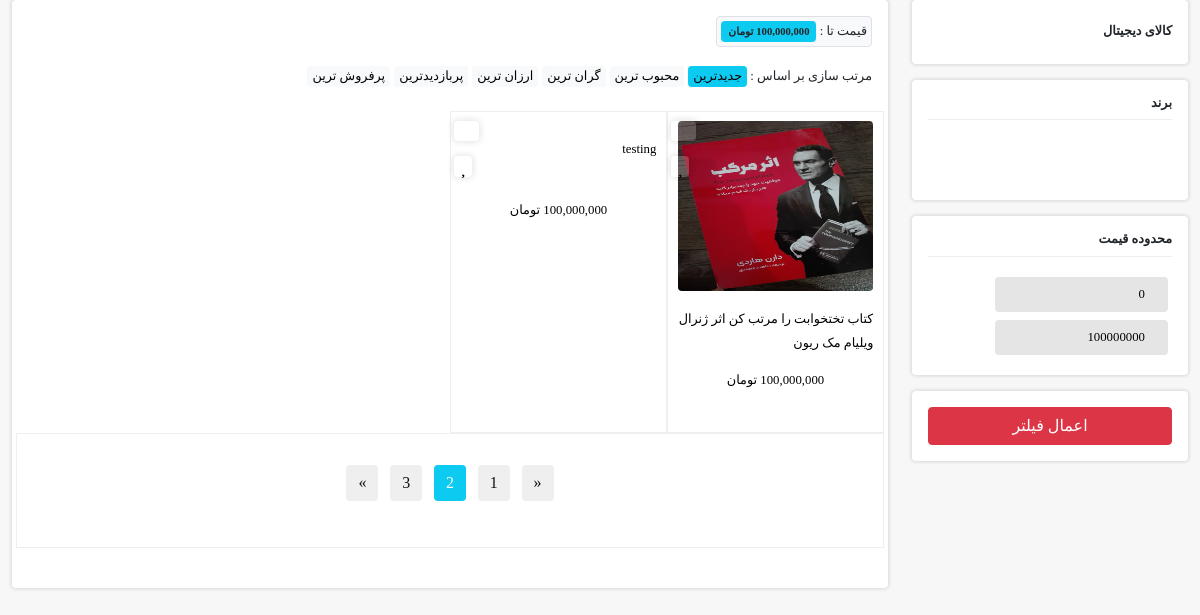
Before: /product/ with the older database file.
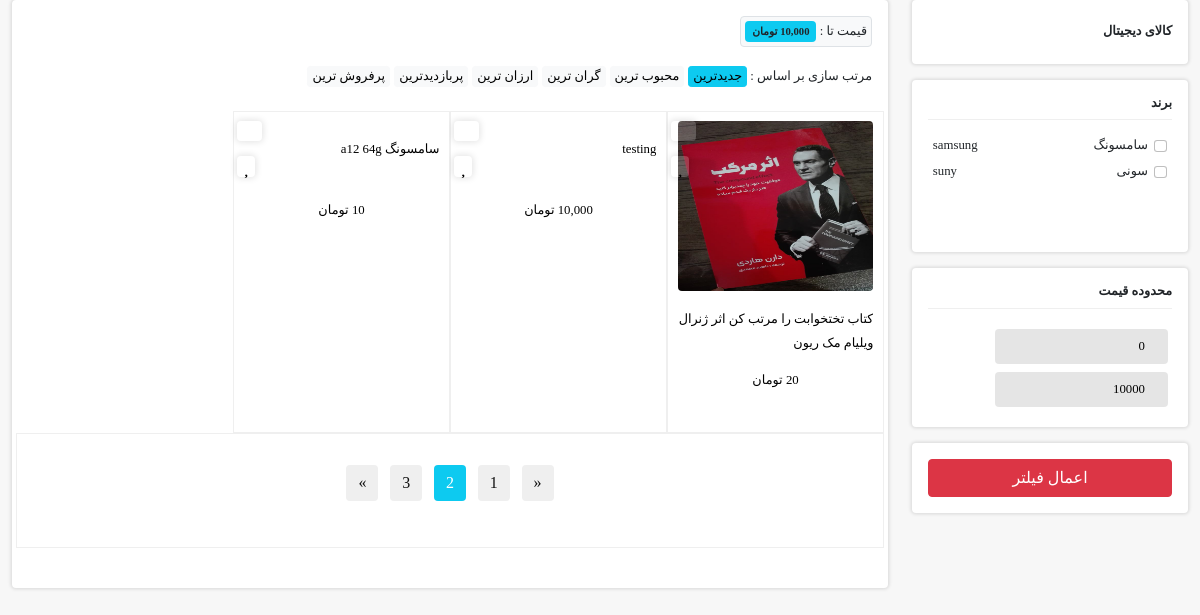
After: the same page with the newer database file.
### products/models.py (models this page shows, shortened)
class test_mixin(models.Model):
    title = models.CharField(max_length=100, verbose_name="عنوان(به فارسی)")
    url_name = models.CharField(max_length=300, verbose_name="عنوان در url(به انگلیسی)")
    is_active = models.BooleanField(default=True, verbose_name="فعال/غیرفعال")
    is_deleted = models.BooleanField(default=False, verbose_name="حذف شده/حذف نشده")
    class Meta:
        abstract = True

class category(test_mixin):
    title_category = models.ForeignKey('category', on_delete=models.CASCADE, verbose_name="دسته بنده", null=True,
                                       blank=True, related_name='children')
    class Meta:
        verbose_name = "دسته بنده ها"
        verbose_name_plural = "دسته بندی"

class Product(models.Model):
    image = models.ImageField(upload_to="products/images")
    name = models.CharField(max_length=100, db_index=True, verbose_name='عنوان')
    price = models.IntegerField(verbose_name="قیمت")
    short_body = models.CharField(verbose_name="توضیحات کوتاه", max_length=300, db_index=True)
    body = models.TextField(db_index=True, verbose_name="توضیحات")
    is_active = models.BooleanField(default=True, verbose_name="فعال/غیرفعال")
    is_deleted = models.BooleanField(default=False, verbose_name="حذف شده/حذف نشده")
    is_sale = models.BooleanField(null=True, default=False, verbose_name="محصول تخفیف دارد./ندارد")
    sale_price = models.DecimalField(verbose_name="درصد تخفیف", default=0, max_digits=3, decimal_places=2)
    slug = models.SlugField(default='', null=False, blank=True, max_length=200, unique=True,
                            verbose_name='عنوان در url', allow_unicode=True)
    category_product = models.ManyToManyField(category, verbose_name="دسته بندی",
                                              db_index=True, null=True)
    brand = models.ForeignKey(Brands, on_delete=models.CASCADE, verbose_name='برند', null=True, blank=True)
    class Meta:
        verbose_name = 'محصول '
        verbose_name_plural = 'محصولات '

class Brands(test_mixin):
    title_english = models.CharField(max_length=200, verbose_name="نام برند(به انگلیسی)")
    class Meta:
        verbose_name = 'برند'
        verbose_name_plural = 'برند ها'

### products/views.py (the view)
# urls.py: path('',views.productListView.as_view(),name='products'),
class productListView(ListView):
    model = Product
    context_object_name = 'products'
    template_name = 'product/list_product.html'
    def get_queryset(self):
        queryset = super().get_queryset()
        queryset = queryset.select_related('brand')
        queryset = queryset.prefetch_related('category_product')
        search = self.request.GET.get('search')
        if search is not None and search != '':
            queryset = queryset.filter(Q(name__icontains=search)
                                       | Q(short_body__icontains=search)
                                       | Q(body__icontains=search))
        start_price = self.request.GET.get('startPrice')
        end_price = self.request.GET.get('endPrice')
        if start_price is not None:
            queryset = queryset.filter(price__gte=start_price)
        if end_price is not None:
            queryset = queryset.filter(price__lte=end_price)
        if queryset:
            queryset = queryset.filter(is_active=True)
        categories = self.kwargs.get('cate_gory')
        if categories:
            queryset = queryset.filter(category_product__url_name__iexact=categories)
        brand_ids = self.request.GET.getlist('brand')
        if brand_ids:
            queryset = queryset.filter(brand_id__in=brand_ids).distinct()
        else:
            queryset = queryset.filter(is_active=True)
        return queryset
    def get_context_data(self,*args,**kwargs):
        context = super().get_context_data(*args,**kwargs)
        context['categories'] = get_all_categories()
        context['brands'] = Brands.objects.filter(is_active=True)
        max_l = Product.objects.aggregate(Max('price'))
        context['max_price'] = max_l
        context['start_price'] = int( self.request.GET.get('startPrice') or 0)
        context['end_price'] = int(self.request.GET.get('endPrice') or max_l['price__max'])
        brand_ids= self.request.GET.getlist('brand')
        if brand_ids is not None:
            context['filter_brand'] = Brands.objects.filter(id__in=brand_ids)
            context['brand_ids'] = brand_ids
        search = self.request.GET.get('search')
        if search is not None and search != '':
            context['search'] = search
        url_category = self.kwargs.get('cate_gory')
        CA = category.objects.filter(is_active=True,is_deleted=False,url_name__iexact=url_category).first()
        context['category'] = CA
        return context

### products/templates/product/list_product.html (shortened to what this page needs)
{% extends 'repository/base.html' %}
{% load humanize %}
{% load thumbnail %}
{% load poll_extras %}
{% block contend %}
<section class="">
        <section id="main-body-two-col" class="container-xxl body-container">
            <section class="row">
                <aside id="sidebar" class="sidebar col-md-3">
                    <section class="content-wrapper bg-white p-3 rounded-2 mb-3">
                        <section class="sidebar-nav">
                             {% for category in categories %}
                            <section class="sidebar-nav-item">
                                <span class="sidebar-nav-item-title"><a href="{% url 'products_category' cate_gory=category.url_name %}">{{ category.name }}</a>{% if category.subcategories %}<i class="fa fa-angle-left"></i>{% endif %} </span>
                            </section>
                            {% endfor %}
                        </section>
                    </section>
                    <section class="content-wrapper bg-white p-3 rounded-2 mb-3">
                        <section class="content-header mb-3">
                            <section class="d-flex justify-content-between align-items-center">
                                <h2 class="content-header-title content-header-title-small">
                                    برند
                                </h2>
                            </section>
                        </section>
                        <section class="sidebar-brand-wrapper">
                          <form method="get"  action="{% url 'products' %}" id="brands">
                            {% for brand in brands %}
                                <section class="form-check sidebar-brand-item">
                                     <input class="form-check-input" type="checkbox" name="brand" value="{{ brand.id }}" id="brand-{{ brand.id }}" {% if brand.id|stringformat:"s" in brand_ids %}checked{% endif %}>
                                    <label class="form-check-label d-flex justify-content-between" for="brand-{{ brand.id }}">
                        <span>{{ brand.title }}</span>
                         <span>{{ brand.title_english }}</span>
                    </label>
        </section>
    {% endfor %}
                              <br>
                              <br>
</form>
                        </section>
                    </section>
                    <section class="content-wrapper bg-white p-3 rounded-2 mb-3">
                        <section class="content-header mb-3">
                            <section class="d-flex justify-content-between align-items-center">
                                <h2 class="content-header-title content-header-title-small">
                                    محدوده قیمت
                                </h2>
                            </section>
                        </section>
                        <section class="sidebar-price-range d-flex justify-content-between">
                            <form method="get" action="{% url 'products' %}" id="form_price">
                            <section class="p-1"><input type="number" name="startPrice" id="startPrice" min="0" value="0" placeholder="قیمت از ..."></section>
                            <section class="p-1"><input type="number" name="endPrice" id="endPrice" min="0" value="{{max_price.price__max}}" max="{{ max_price.price__max }}" placeholder="قیمت تا ..."></section>
                            </form>
                        </section>
                    </section>
                    <section class="content-wrapper bg-white p-3 rounded-2 mb-3">
                        <section class="sidebar-filter-btn d-grid gap-2">
                            <button class="btn btn-danger" type="button" onclick="price({% url 'products' %})">اعمال فیلتر</button>
                        </section>
                    </section>
                </aside>
                <main id="main-body" class="main-body col-md-9">
                    <section class="content-wrapper bg-white p-3 rounded-2 mb-2">
                        <section class="filters mb-3">
                        {% if end_price %}
                            <span class="d-inline-block border p-1 rounded bg-light">قیمت تا : <span class="badge bg-info text-dark">{{ end_price | price  }}</span></span>
                        {% endif %}
                        </section>
                        <section class="sort ">
                            <span>مرتب سازی بر اساس : </span>
                            <button class="btn btn-info btn-sm px-1 py-0" type="button">جدیدترین</button>
                            <button class="btn btn-light btn-sm px-1 py-0" type="button">محبوب ترین</button>
                            <button class="btn btn-light btn-sm px-1 py-0" type="button">گران ترین</button>
                            <button class="btn btn-light btn-sm px-1 py-0" type="button">ارزان ترین</button>
                            <button class="btn btn-light btn-sm px-1 py-0" type="button">پربازدیدترین</button>
                            <button class="btn btn-light btn-sm px-1 py-0" type="button">پرفروش ترین</button>
                        </section>
                        <section class="main-product-wrapper row my-4">
                            {% for product in products %}
                            	<section class="col-md-3 p-0">
                                <section class="product">
                                    <section class="product-add-to-cart"><a href="#" data-bs-toggle="tooltip" data-bs-placement="left" title="" data-bs-original-title="افزودن به سبد خرید" aria-label="افزودن به سبد خرید"><i class="fa fa-cart-plus"></i></a></section>
                                    <section class="product-add-to-favorite"><a href="#" data-bs-toggle="tooltip" data-bs-placement="left" title="" data-bs-original-title="افزودن به علاقه مندی" aria-label="افزودن به علاقه مندی"><i class="fa fa-heart"></i></a></section>
                                    <a class="product-link" href="{% url 'detail' slug=product.slug pk=product.id %}">
                                        <section class="product-image">
                                        {% if product.image %}
                                        	{% thumbnail product.image "700x700" quality=100 crop="center" as im %}
                                            <img class="" src="{{ im.url }}" alt="">
                                                {% endthumbnail %}
                                            {% else %}
                                            <img class="" src="/static/assets/images/products/13.jpg" alt="">
                                        {% endif %}
                                        </section>
                                        <section class="product-colors"></section>
                                        <section class="product-name"><h3>{{ product.short_body }}</h3></section>
                                        <section class="product-price-wrapper">
                                            <section class="product-price">{{ product.price|price }}</section>
                                        </section>
                                    </a>
                                </section>
                            </section>
                            {% endfor %}
                            <section class="col-12">
                                <section class="my-4 d-flex justify-content-center">
                                    <nav>
                                        <ul class="pagination">
                                            <li class="page-item">
                                                <a class="page-link" href="#" aria-label="Previous">
                                                    <span aria-hidden="true">«</span>
                                                </a>
                                            </li>
                                            <li class="page-item"><a class="page-link" href="#">1</a></li>
                                            <li class="page-item active"><a class="page-link" href="#">2</a></li>
                                            <li class="page-item"><a class="page-link" href="#">3</a></li>
                                            <li class="page-item">
                                                <a class="page-link" href="#" aria-label="Next">
                                                    <span aria-hidden="true">»</span>
                                                </a>
                                            </li>
                                        </ul>
                                    </nav>
                                </section>
                            </section>
                        </section>
                    </section>
                </main>
            </section>
        </section>
    </section>
{% endblock %}

### templates/repository/base.html (shortened to what this page needs)
{% load render_partial %}
<!doctype html>
<html lang="fa" dir="rtl">
<head>
    <link rel="stylesheet" href="/static/assets/css/bootstrap/bootstrap-reboot.rtl.min.css">
    <link rel="stylesheet" href="/static/assets/css/bootstrap/bootstrap.rtl.min.css">
    <link rel="stylesheet" href="/static/assets/fontawesome/css/all.min.css">
    <link rel="stylesheet" href="/static/assets/plugins/owlcarousel/assets/owl.carousel.min.css">
    <link rel="stylesheet" href="/static/assets/plugins/owlcarousel/assets/owl.theme.default.min.css">
    <link rel="stylesheet" href="/static/assets/css/style.css">
    <link rel="stylesheet" href="/static/assets/css/cart.css">
    <link rel="stylesheet" href="/static/assets/css/address.css">
    <link rel="stylesheet" href="/static/assets/css/payment.css">
    <link rel="stylesheet" href="/static/assets/css/filter.css">
    <link rel="stylesheet" href="/static/assets/css/product.css">
    <link rel="stylesheet" href="/static/assets/css/profile.css">
    <link rel="stylesheet" href="/static/assets/css/login.css">
</head>
<body>
    {% block contend %}
    {% endblock %}
</body>
</html>

Changed rows visible on the page:
added Brands: title "سامسونگ", title_english "samsung"
added Brands: title "سونی", title_english "suny"
changed Product "کتاب تختخوابت را مرتب کن اثر ژنرال ویلیام مک ریون": price "100,000,000 تومان" → "20 تومان"
changed Product "testing": price "100,000,000 تومان" → "10,000 تومان"
added Product: short_body "سامسونگ a12 64g", price "10 تومان"
Other visible differences:
form field endPrice: "100000000" → "10000"
{{ end_price | price }}: "100,000,000 تومان" → "10,000 تومان"
